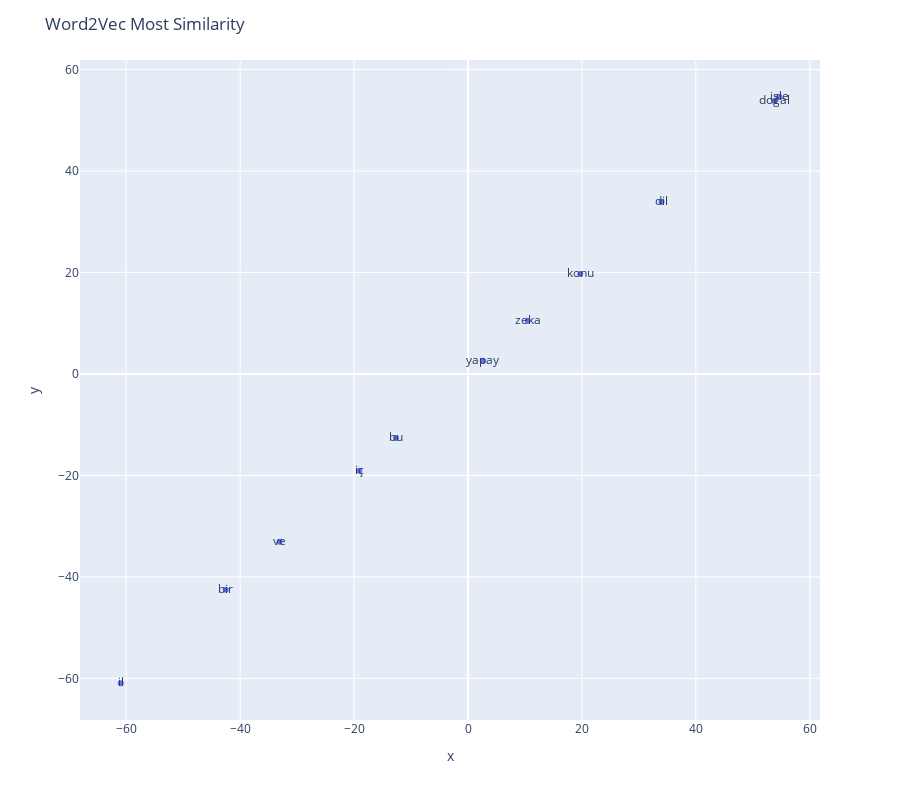

Notebook source saved alongside this figure:
### Code cell
fig=px.scatter(x=x_cords.tolist(),y=y_cords.tolist(),text=word_labels,size_max=100)
fig.update_layout(height=800, title_text="Word2Vec Most Similarity")
fig.show()

### Figure 1 — Plotly figure (JSON) as saved in the notebook; plotly's stock layout.template omitted (floating-point values rounded to 4 significant figures)
{"data": [{"hovertemplate": "x=%{x}<br>y=%{y}<br>text=%{text}<extra></extra>", "legendgroup": "", "marker": {"color": "#636efa", "symbol": "circle"}, "mode": "markers+text", "name": "", "orientation": "v", "showlegend": false, "text": ["işle", "bir", "ve", "iç", "il", "dil", "doğal", "bu", "zeka", "konu", "yapay"], "type": "scatter", "x": [54.63, -42.54, -33.08, -19.08, -60.96, 33.96, 53.79, -12.65, 10.49, 19.7, 2.59], "xaxis": "x", "y": [54.63, -42.54, -33.08, -19.08, -60.96, 33.96, 53.79, -12.65, 10.49, 19.7, 2.59], "yaxis": "y"}], "layout": {"height": 800, "legend": {"tracegroupgap": 0}, "margin": {"t": 60}, "title": {"text": "Word2Vec Most Similarity"}, "xaxis": {"anchor": "y", "domain": [0, 1], "title": {"text": "x"}}, "yaxis": {"anchor": "x", "domain": [0, 1], "title": {"text": "y"}}}}
